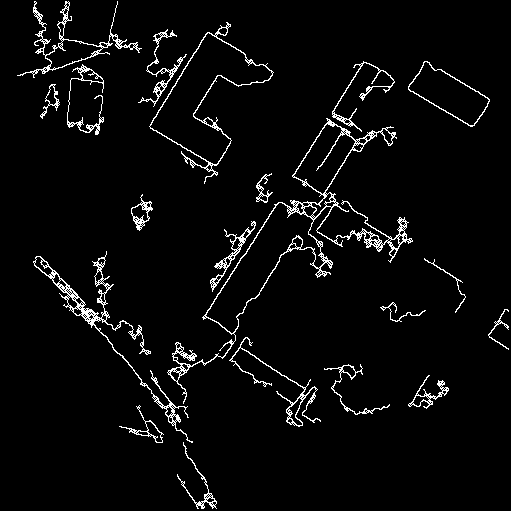
#> input picture Code/validation_objects.png, 511 x 511 px, found by its file name
$ python MakeBinaryValidationSet.py
#> lines starting #> are read from the running program, lines starting #| are printed output that depends on the picture; after the words box and inside, x2 and y2 are one past the last pixel; in counts of white or black regions, pixels touching at a corner belong together
#! /usr/bin/env python3

##########################################################
# This code takes in grayscale edge-detected images and  #
# returns binary masked objects for use in validating    #
# our neural network.                                    #
##########################################################

import numpy as np
from scipy import ndimage
from PIL import Image
import matplotlib.pyplot as plt

def MakeValidationImage(filepath, filename):
#> called with filepath = 'D:/MATH651/MATH-651-Project/', filename = 'validation_objects'
    def rgb2gray(rgb):
        return np.dot(rgb[...,:3], [0.299, 0.587, 0.114])

    threshold = 24

    # Read in the image data.
    img = ndimage.imread(filepath + filename + '.png')
#> img is the input picture: shape (511, 511); 4% white in thin lines or dots

    if img.ndim > 2:
        img = rgb2gray(img)

    print(img.shape)
#| (511, 511)

    # Create a mask for all indices where the grayscale values
    # are above the chosen threshold.
    mask = img > threshold
#> mask: shape (511, 511) bool; 4% white in thin lines or dots

    # Apply the mask to the image.
    img[~mask] = 0
    img[mask] = 255

    # Create filter array for removal of spurious isolated 8-connected pixels.
    A = np.array(81*[0])
    A[0:81:10] = 1
    A[4:81:9] = 1       # Set center pixels to one.

    # Split the array A into 9 filter vectors of the same length.
    filters = np.array(np.split(A,9))

    # Reshape the individual filters to apply them to the binary image. This loop removes
    # all spurious isolated 8-connected pixels.
    for i in range(9):
        Ifilter = filters[i].reshape((3,3))
        hitormiss = ndimage.morphology.binary_hit_or_miss(img, Ifilter).astype('bool')
        img[hitormiss] = 0
#> this loop made 9 passes
#> pass 1, in MakeValidationImage, `hitormiss = ndimage.morphology.binary_hit_or_miss(img, Ifilter).astype..`:
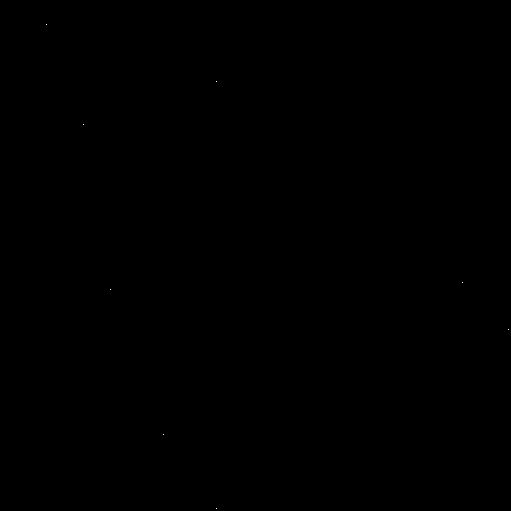
#> hitormiss: shape (511, 511) bool; 0% white in thin lines or dots, all inside (x1, y1, x2, y2) = (46, 24, 509, 509)
#> after the loop: img: shape (511, 511); 3.9% white in thin lines or dots

    # Perform an opening with 8-connected pixels.
    for i in range(9):
        Dfilter = filters[i].reshape((3,3))
        img = ndimage.morphology.binary_dilation(img, Dfilter, iterations=2).astype(img.dtype)
        img = ndimage.morphology.binary_erosion(img, Dfilter,iterations=2).astype(img.dtype)
#> this loop made 9 passes
#> pass 1, in MakeValidationImage, `img = ndimage.morphology.binary_dilation(img, Dfilter, iterations=2).a..`:
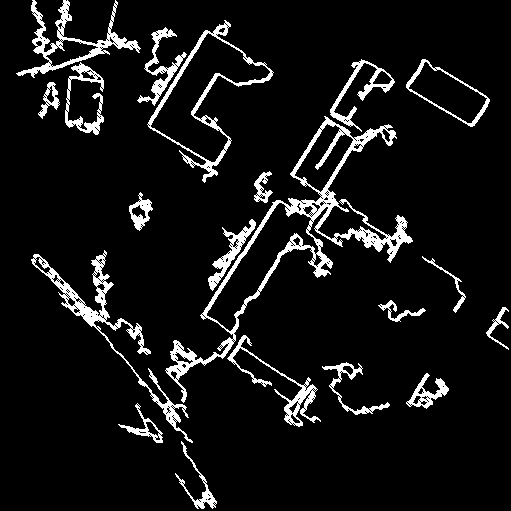
#> img: shape (511, 511); values 0 (black) and 1 (white), 7.9% white; 20 white regions, largest, box (x1, y1, x2, y2) and area: (165, 116, 413, 403) 5930, (31, 250, 193, 443) 2497, (147, 20, 274, 183) 1865
#> pass 1, in MakeValidationImage, `img = ndimage.morphology.binary_erosion(img, Dfilter,iterations=2).ast..`:
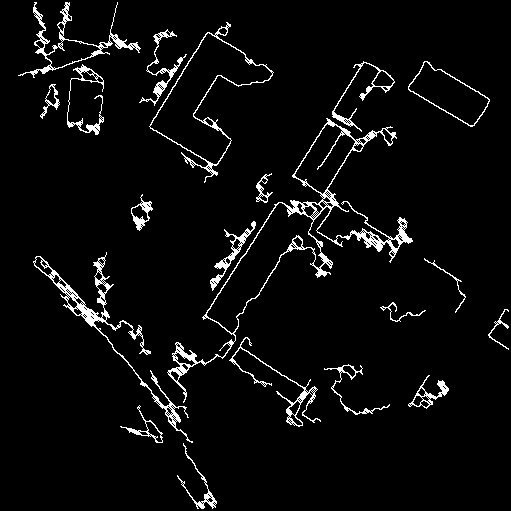
#> img: shape (511, 511); values 0 (black) and 1 (white), 4.5% white in thin lines or dots
#> pass 2, in MakeValidationImage, `img = ndimage.morphology.binary_dilation(img, Dfilter, iterations=2).a..`:
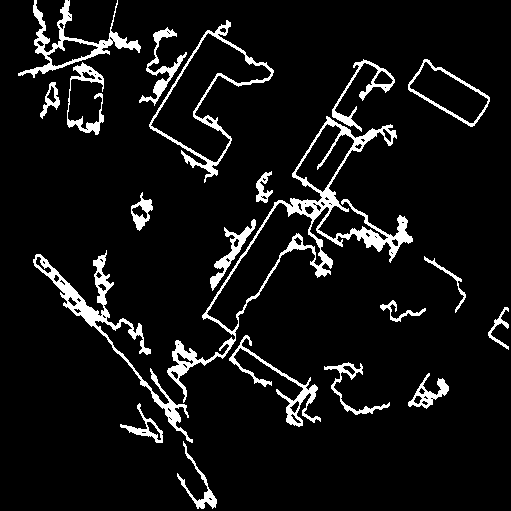
#> img: shape (511, 511); values 0 (black) and 1 (white), 7.6% white; 20 white regions, largest, box (x1, y1, x2, y2) and area: (167, 116, 413, 403) 5370, (33, 250, 193, 443) 2773, (149, 20, 274, 183) 1732
#> pass 2, in MakeValidationImage, `img = ndimage.morphology.binary_erosion(img, Dfilter,iterations=2).ast..`:
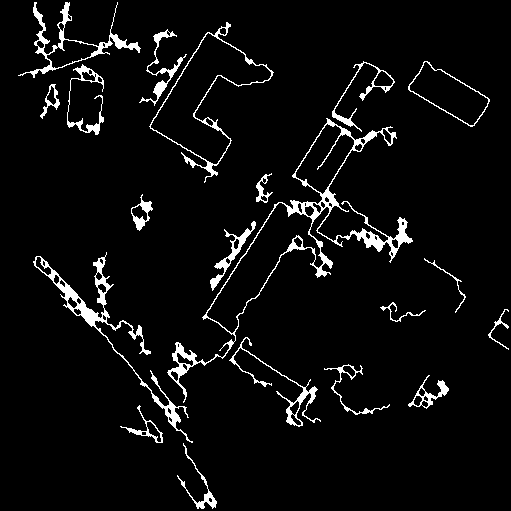
#> img: shape (511, 511); values 0 (black) and 1 (white), 5% white; 20 white regions, largest, box (x1, y1, x2, y2) and area: (167, 118, 413, 403) 3600, (33, 252, 193, 443) 1983, (18, 2, 141, 78) 1176
#> after the loop:
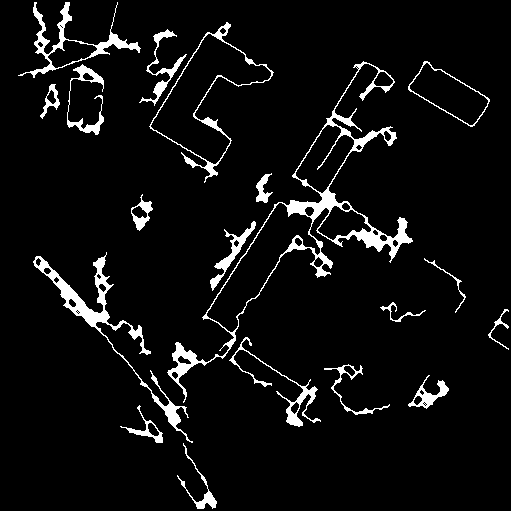
#> img: shape (511, 511); values 0 (black) and 1 (white), 5.8% white; 19 white regions, largest, box (x1, y1, x2, y2) and area: (167, 61, 413, 403) 4722, (33, 252, 193, 443) 2363, (18, 2, 141, 78) 1358

    # Again remove spurious isolated 8-connected pixels.
    for i in range(9):
        Ifilter = filters[i].reshape((3,3))
        hitormiss = ndimage.morphology.binary_hit_or_miss(img, Ifilter).astype('bool')
        img[hitormiss] = 0
#> img: shape (511, 511); values 0 (black) and 1 (white), 5.8% white; 19 white regions, largest, box (x1, y1, x2, y2) and area: (167, 61, 413, 403) 4720, (33, 253, 193, 443) 2362, (19, 2, 141, 78) 1356

    # Close holes smaller than 3x3.
    img = ndimage.morphology.binary_closing(img, np.ones((3,3)), iterations = 1).astype(img.dtype)
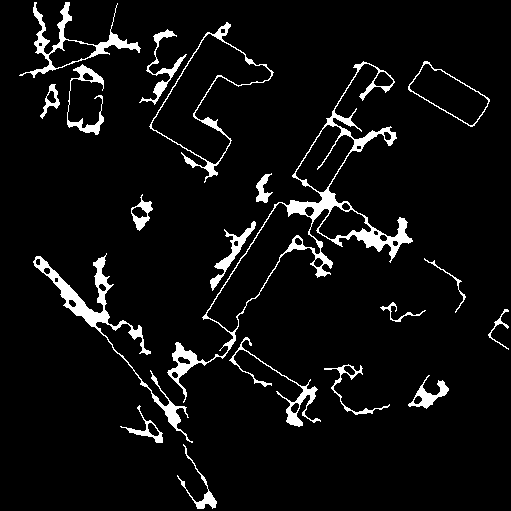
#> img: shape (511, 511); values 0 (black) and 1 (white), 5.8% white; 19 white regions, largest, box (x1, y1, x2, y2) and area: (167, 61, 413, 403) 4780, (33, 253, 193, 443) 2408, (19, 2, 141, 78) 1381

    # Save the output as an image.
    outfile = Image.fromarray(255*img)
    outfile = outfile.convert('RGB')
    outfile.save(filepath + 'TestingSet/NewObjects/' + filename + '_binary.png')

    plt.imshow(img, cmap = 'gray')
    plt.show()

filepath = 'D:/MATH651/MATH-651-Project/'
filename = 'validation_objects'
MakeValidationImage(filepath, filename)

$ run again, with Code/ValidationImage7.png copied over Code/validation_objects.png
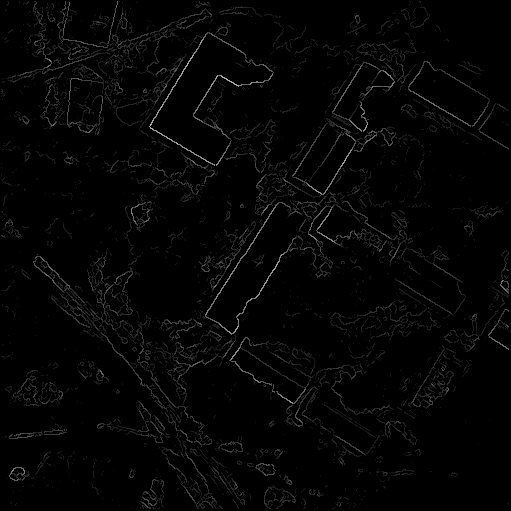
#> input picture Code/ValidationImage7.png, 511 x 511 px, found by its file name
#> in MakeValidationImage, img is the input picture: shape (511, 511, 3); min 0, max 205, mean 4.2
#| (511, 511)
#> in MakeValidationImage, `mask = img > threshold`:
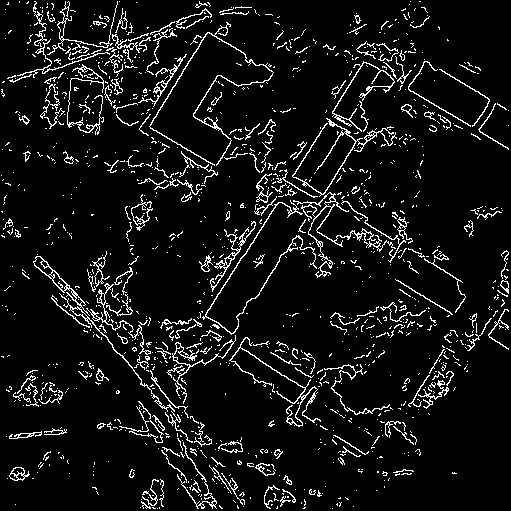
#> mask: shape (511, 511) bool; 7.7% white in thin lines or dots
#> in MakeValidationImage, `img = ndimage.morphology.binary_closing(img, np.ones((3,3)), iteration..`:
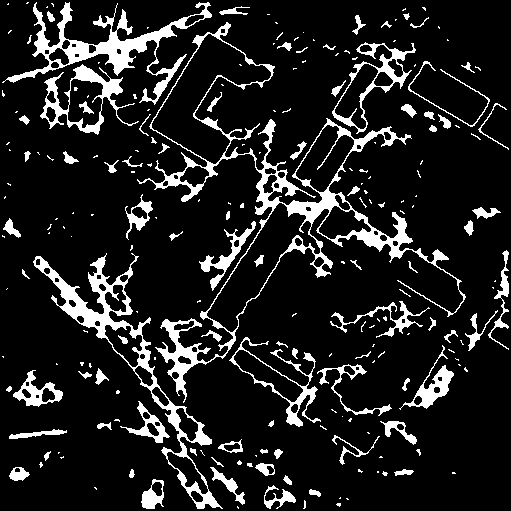
#> img: shape (511, 511) float64; values 0 (black) and 1 (white), 12.7% white; 218 white regions (134 under 20 px), largest, box (x1, y1, x2, y2) and area: (137, 22, 466, 403) 8894, (33, 253, 223, 509) 4524, (2, 2, 212, 105) 4021
